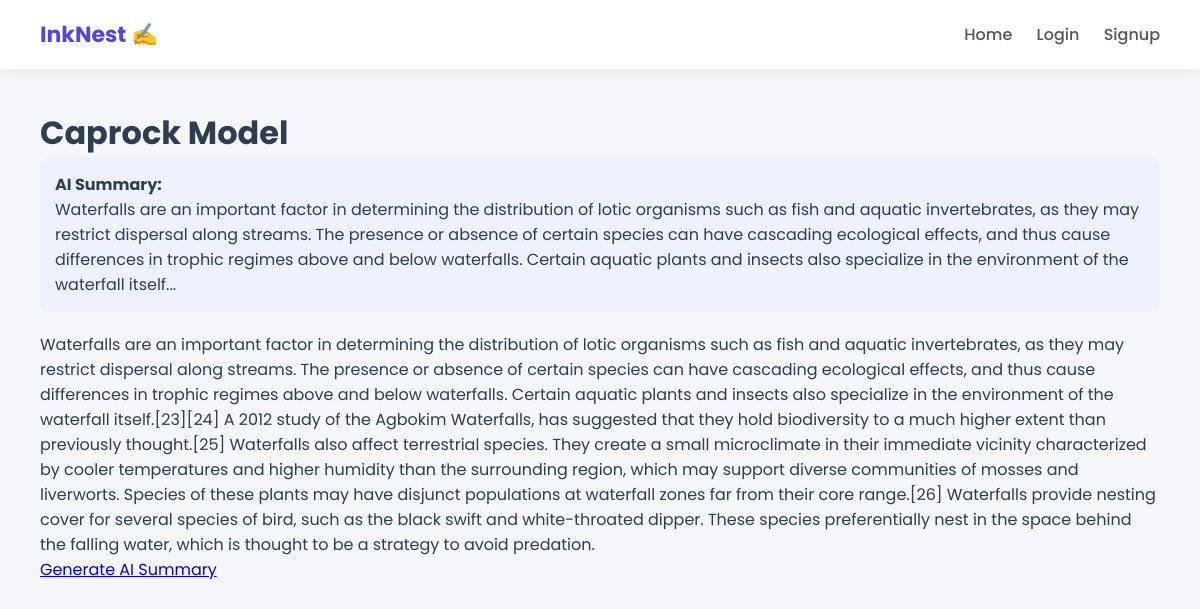
/post/1, run on the app's committed database.
### app.py (models this page shows)
class Post(db.Model):
    id = db.Column(db.Integer, primary_key=True)
    title = db.Column(db.String(200))
    content = db.Column(db.Text)
    summary = db.Column(db.Text)
    user_id = db.Column(db.Integer, db.ForeignKey('user.id'))

### app.py (the view)
@app.route('/post/<int:id>')
def post(id):
    post = Post.query.get_or_404(id)
    return render_template("post.html", post=post)

### templates/post.html (shortened to what this page needs)
{% extends 'base.html' %}
{% block content %}
<h1>{{ post.title }}</h1>
{% if post.summary %}
<div class="summary">
    <strong>AI Summary:</strong>
    <p>{{ post.summary }}</p>
</div>
{% endif %}
<p>{{ post.content }}</p>
<a href="/summarize/{{ post.id }}">Generate AI Summary</a>
{% endblock %}

### static/css/style.css (style rules this page uses)
* { margin: 0; padding: 0; box-sizing: border-box; }
body { font-family: 'Poppins', sans-serif; background: #f5f7fb; color: #2c3e50; }
.summary { background: #eef2ff; padding: 15px; border-radius: 10px; margin-bottom: 20px; }

### data on the page
Post: title "Caprock Model", summary "Waterfalls are an important factor in determining the distribution of lotic organisms such as fish and aquatic invertebrates, as they may restrict dispersal along streams. The presence or absence of certain species can have cascading ecological effects, and thus cause differences in trophic regimes above and below waterfalls. Certain aquatic plants and insects also specialize in the environment of the waterfall itself...", content "Waterfalls are an important factor in determining the distribution of lotic organisms such as fish and aquatic invertebrates, as they may restrict dispersal along streams. The presence or absence of certain species can have cascading ecological effects, and thus cause differences in trophic regimes above and below waterfalls. Certain aquatic plants and insects also specialize in the environment of the waterfall itself.[23][24] A 2012 study of the Agbokim Waterfalls, has suggested that they hold biodiversity to a much higher extent than previously thought.[25] Waterfalls also affect terrestrial species. They create a small microclimate in their immediate vicinity characterized by cooler…"
